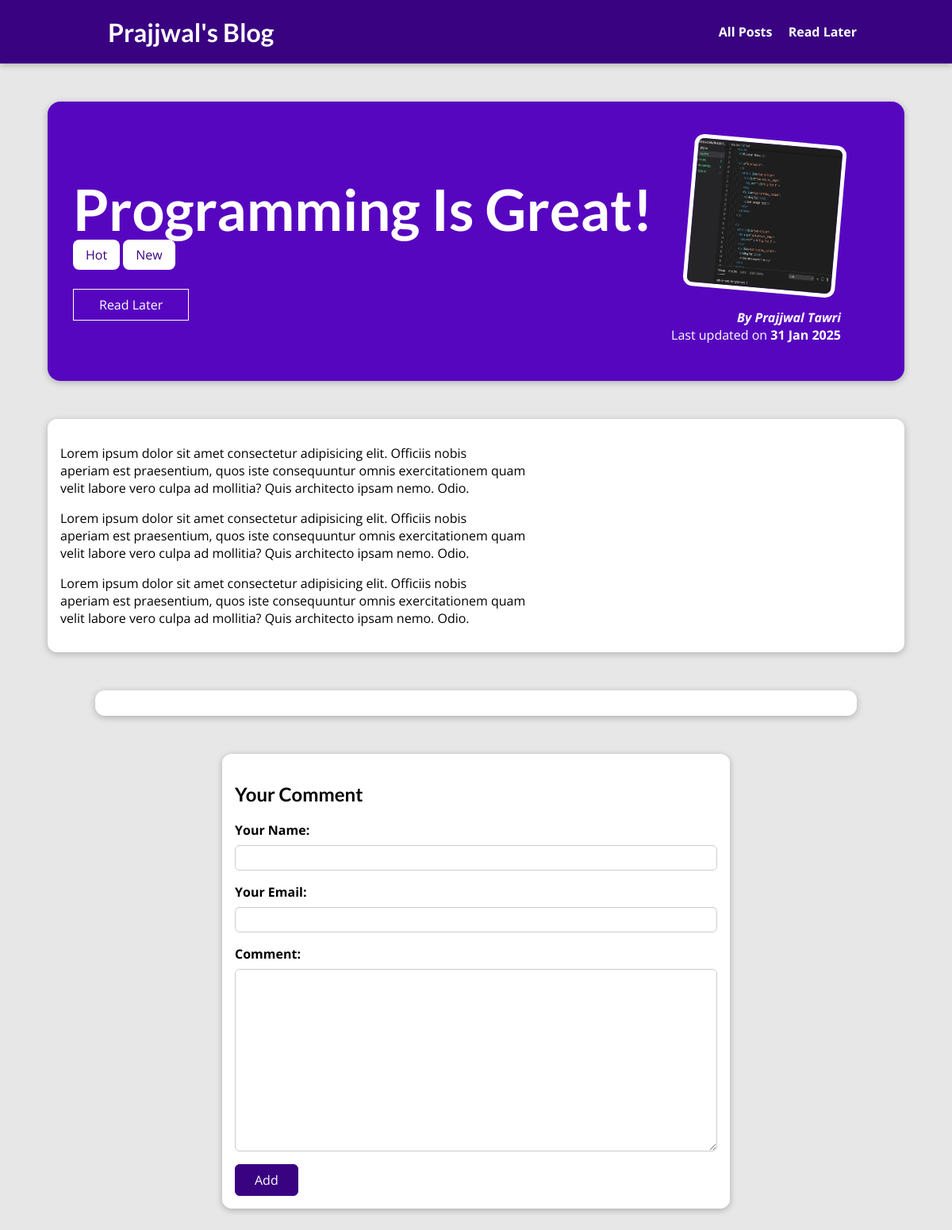
The page /posts/programming-is-great on the database its author committed.
### blog/models.py (models this page shows, shortened)
class Post(models.Model):
    title=models.CharField(max_length=150)
    excerpt=models.CharField(max_length=200)
    image_name=models.ImageField(upload_to='images',null=True, height_field=None, width_field=None, max_length=None)
    date=models.DateField(auto_now=True, auto_now_add=False)
    slug=models.SlugField(unique=True,db_index=True)
    content=models.TextField(validators=[MinLengthValidator(10)])
    author=models.ForeignKey(Author, on_delete=models.SET_NULL,null=True,related_name='posts')
    tag=models.ManyToManyField(Tag)

class Tag(models.Model):
    caption=models.CharField(max_length=20)

class Author(models.Model):
    first_name=models.CharField(max_length=100)
    last_name=models.CharField(max_length=100)
    email=models.EmailField(max_length=254)
    def fullname(self):
        return f"{self.first_name} {self.last_name}"
    def __str__(self):
        return self.fullname()

### blog/views.py (the view, shortened to what this page needs)
# urls.py: path('posts/<slug:slug>',views.PostDetail.as_view(),name="post-detail-page"), # /posts/my-first-post
class PostDetail(View):
    def is_stored_post(self,request,post_id):
        stored_posts=request.session.get('read_later_posts_ids')
        if stored_posts is not None:
            is_saved_for_later= post_id in stored_posts
        else:
            is_saved_for_later=False
        return is_saved_for_later
    def get(self,request,slug):
        identified_post=get_object_or_404(Post,slug=slug)
        return render(request,"blog/post-detail.html",{
            "post": identified_post,
            "post_tags":identified_post.tag.all(),
            "comment_form":CommentForm(),
            "comments":identified_post.comments.all().order_by("-id"),
            "saved_for_later":self.is_stored_post(request,identified_post.id),
            })

### blog/forms.py
class CommentForm(forms.ModelForm):
    class Meta:
        model=Comment
        exclude=['post']
        labels={
            "user_name":"Your Name",
            "user_email":"Your Email",
            "text":"Comment"
        }

### blog/templates/blog/post-detail.html (shortened to what this page needs)
{% extends "base.html" %}
{% load static %}
{% block css_files %}
<link rel="stylesheet" href="{% static "blog/post-detail.css" %}" />
{% endblock %}
{% block content %}
<section id="summary">
  <h2>{{post.title}}</h2>
  <div>
    {% for tag in post_tags %}
      <span class="tag">{{tag.caption}}</span>
    {% endfor %}
  </div>
  <div id="read-later">
    <form action="{% url "read-later" %}" method="POST">
      <button>
        {% if saved_for_later %}
          Remove
        {% else %}
          Read Later
        {% endif %}
      </button>
    </form>
  </div>
  <article>
    <img src="{{post.image_name.url}}" alt="{{post.title}}" />
    <address>By <a href="mailto:{{post.author.email}}">{{post.author}}</a></address>
    <div>Last updated on <time>{{post.date|date:'d M Y'}}</time></div>
  </article>
</section>
<main>
    <p>{{post.content|linebreaks}}</p>
</main>
<section id="comments">
</section>
<section id="comment-form">
  <h1>Your Comment</h1>
  <form action="{% url "post-detail-page" post.slug %}" method="POST">
    {% for form_field in comment_form%}
      <div class="form-control {% if form_field.errors %}invalid{% endif %}">
        {{form_field.label_tag}}
        {{form_field}}
      </div>
    {% endfor %}
    <button>Add</button>
  </form>
</section>
{% endblock %}

### static/app.css (style rules this page uses)
* { box-sizing: border-box; }
html { font-family: 'Open Sans', 'Lato', sans-serif; }
body { margin: 0; }
h1, h2, h3 { font-family: 'Lato', sans-serif; font-weight: bold; }

### blog/static/blog/post-detail.css (style rules this page uses)
body { background-color: #e7e7e7; }
#summary { margin: 8rem auto 3rem auto; padding: 2rem; width: 90%; max-width: 90rem; border-radius: 16px; background-color: #5706c0; position: relative; box-shadow: 0 2px 8px rgba(0, 0, 0, 0.25); height: 22rem; }
#summary h2 { color: white; font-size: 4.5rem; margin-bottom: 0.25rem; }
#summary article { position: absolute; top: 2rem; right: 3rem; padding: 1rem 2rem; border-radius: 12px; text-align: right; color: white; }
#summary article img { width: 12rem; height: 12rem; border-radius: 12px; transform: rotateZ(5deg); border: 5px solid white; margin-bottom: 1rem; }
#summary address { font-weight: bold; }
#summary a { color: white; text-decoration: none; }
#summary time { font-weight: bold; }
#read-later { margin: 2rem 0; }
#read-later button { background-color: transparent; border: 1px solid white; padding: 0.5rem 2rem; font: inherit; color: white; cursor: pointer; }
main { width: 90%; max-width: 90rem; margin: 3rem auto; background-color: white; padding: 1rem; border-radius: 12px; box-shadow: 0 2px 8px rgba(0, 0, 0, 0.25); }
.tag { background-color: white; color: #390281; padding: 0.5rem 1rem; border-radius: 8px; }
#comment-form { margin: 3rem auto; width: 90%; max-width: 40rem; border-radius: 12px; background-color: white; box-shadow: 0 2px 8px rgba(0, 0, 0, 0.25); padding: 1rem; }
#comment-form button { font: inherit; background-color: #390281; color: white; border: 1px solid #390281; padding: 0.5rem 1.5rem; border-radius: 6px; cursor: pointer; }
.form-control { margin-bottom: 1rem; }
.form-control label { font-weight: bold; margin-bottom: 0.5rem; display: block; }
.form-control input, .form-control textarea { display: block; width: 100%; font: inherit; padding: 0.25rem; border-radius: 6px; border: 1px solid #ccc; }
#comments { margin: 3rem auto; width: 90%; max-width: 60rem; border-radius: 12px; background-color: white; box-shadow: 0 2px 8px rgba(0, 0, 0, 0.25); padding: 1rem 2rem; }

### rows shown on the page
Post: title "Programming Is Great!", image_name (picture), author "Prajjwal Tawri", date "31 Jan 2025", content "Lorem ipsum dolor sit amet consectetur adipisicing elit. Officiis nobis aperiam est praesentium, quos iste consequuntur omnis exercitationem quam velit labore vero culpa ad mollitia? Quis architecto ipsam nemo. Odio. Lorem ipsum dolor sit amet consectetur adipisicing elit. Officiis nobis aperiam est praesentium, quos iste consequuntur omnis exercitationem quam velit labore vero culpa ad mollitia? Quis architecto ipsam nemo. Odio. Lorem ipsum dolor sit amet consectetur adipisicing elit. Officiis nobis aperiam est praesentium, quos iste consequuntur omnis exercitationem quam velit labore vero culpa ad mollitia? Quis architecto ipsam nemo. Odio."
Tag: caption "Hot"
Tag: caption "New"
